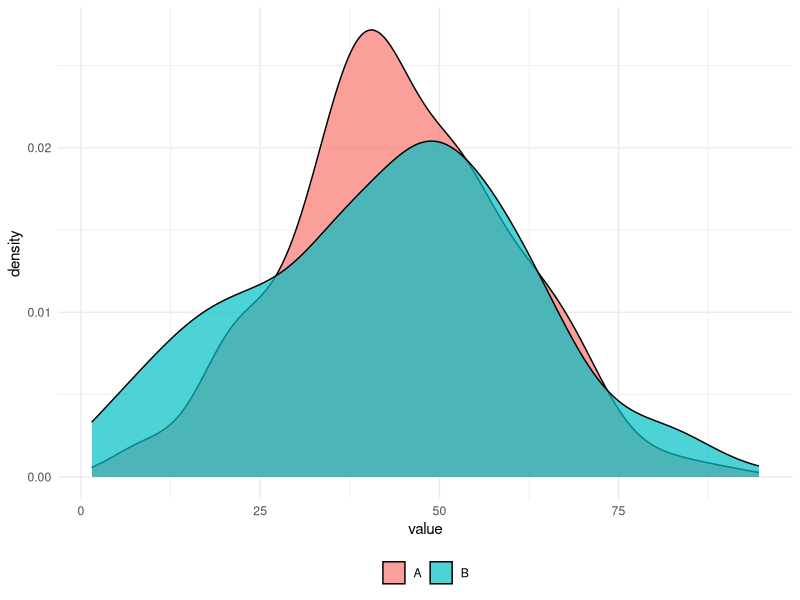
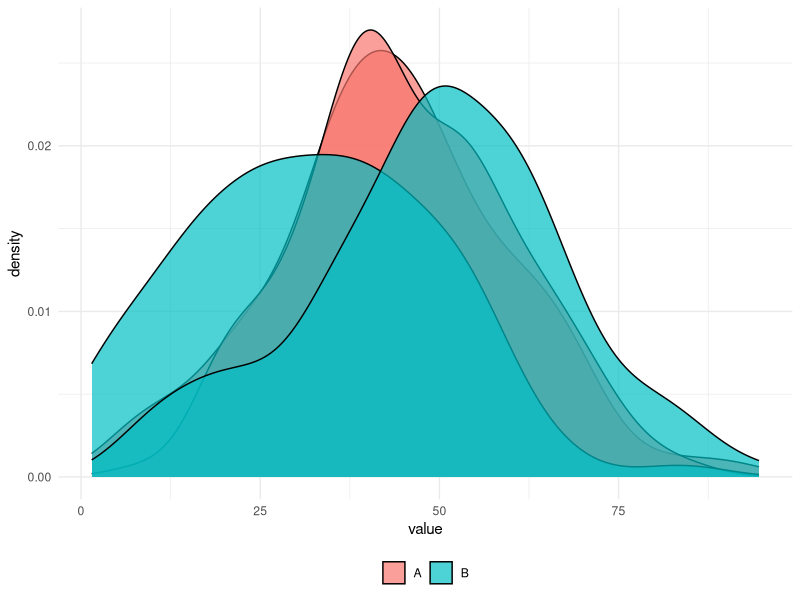
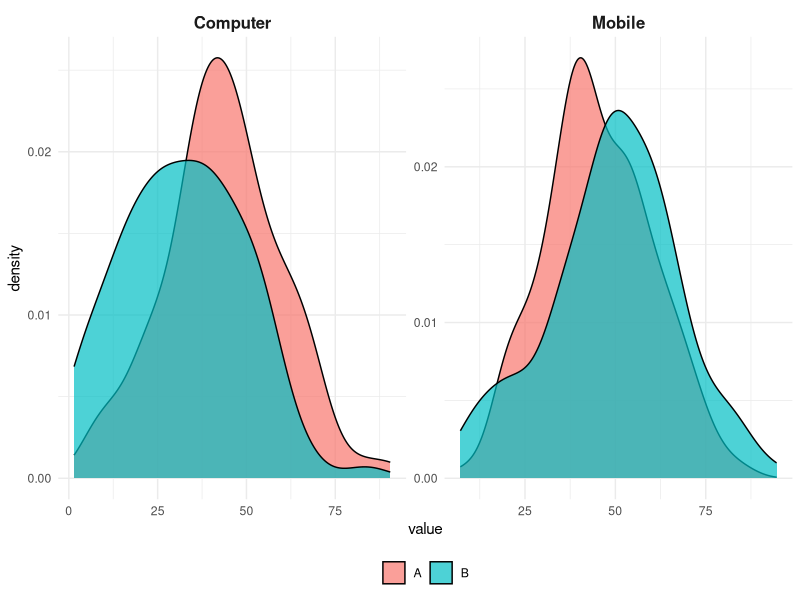

Reproduce these figures in R, in order.
library(tidyverse)
library(broom)
library(ggrepel)

# set seed
set.seed(44)

# set scintific notation options 
options(scipen=100, digits=4)

# Generate Distributions
A <- tibble(A = rnorm(250, 45, 15))

B <- tibble(B = c(rnorm(100, 30, 20), rnorm(150, 50,18)))

# create variable to represent medium of site engagement
Medium <- c(rep("Computer", 100), rep("Mobile", 150))

# combine into a single df
study <- cbind(A, B, Medium) %>%
  as_tibble() %>%
  pivot_longer(cols = 1:2) %>%
  filter(value >= 0) %>%
  mutate(conditional = str_c(name, Medium, sep =  " "))

# pull out A and B results for naive A/B test
A <- study %>% filter(name == "A") %>% select(value) %>% as_vector()
B <- study %>% filter(name == "B") %>% select(value) %>% as_vector()

# implement test
t.test(A,B)


# plot data 
ggplot(study, aes(value, fill = name)) + 
  geom_density(alpha = .7) + 
  theme_minimal() + 
  theme(legend.title = element_blank(),
  legend.position = "bottom")


# concider the impact of engagement medium 
ggplot(study, aes(value,group = conditional, fill = name)) + 
  geom_density(alpha = .7) + 
  theme_minimal()+ 
  theme(strip.text.x = element_text(size = 12,face = "bold"),
        legend.title = element_blank(),
        legend.position = "bottom")

# create seperate facets by medium type
ggplot(study, aes(value, fill = name)) + 
  geom_density(alpha = .7) + 
  facet_wrap(~Medium, scales = "free") + 
  theme_minimal()+ 
  theme(strip.text.x = element_text(size = 12,face = "bold"),
        legend.title = element_blank(),
        legend.position = "bottom")

# conduct a test to specify engagement types
reg.output <- tidy(summary(lm(value~ name*Medium, study)))
reg.output[2:4,1] <- c("B", "Mobile", "B x Mobile Interaction")
reg.output
